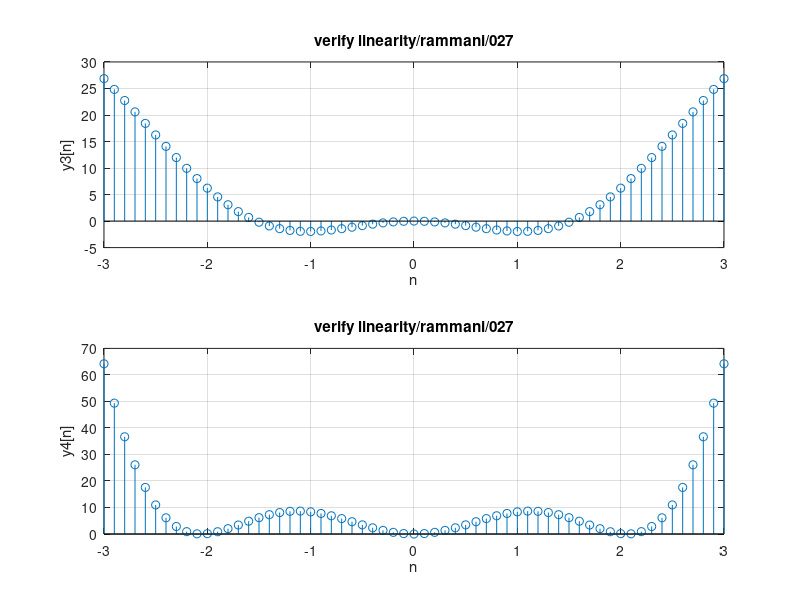

This figure's MATLAB source:
%1 determine wheteher the system is linear or non linear. plot the required
%signals to verify results. consider two signals x1[n]=n and x2[n] = sin[n]
%a: y[n] = x^2[n]
clc;
close all;
clear all;
a1=3;
a2=-7;
n=-3:0.1:3;
x1=n;
y1=x1.^2;
x2=sin(n);
y2 = x2.^2;
x3 = a1 * x1 + a2 * x2;
y3 = a1* y1 + a2 * y2;
y4 = x3.^2;
subplot(2,1,1);
stem(n, y3);
xlabel('n');
ylabel('y3[n]');
title('verify linearity/rammani/027');
grid on;
subplot(2,1,2);
stem(n, y4);
xlabel('n');
ylabel('y4[n]');
title('verify linearity/rammani/027');
grid on;

